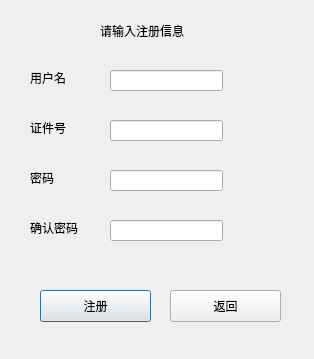
<?xml version="1.0" encoding="UTF-8"?>
<ui version="4.0">
 <class>registerDialog</class>
 <widget class="QDialog" name="registerDialog">
  <property name="geometry">
   <rect>
    <x>0</x>
    <y>0</y>
    <width>314</width>
    <height>359</height>
   </rect>
  </property>
  <property name="windowTitle">
   <string>Dialog</string>
  </property>
  <widget class="QLabel" name="label">
   <property name="geometry">
    <rect>
     <x>100</x>
     <y>20</y>
     <width>121</width>
     <height>21</height>
    </rect>
   </property>
   <property name="text">
    <string>请输入注册信息</string>
   </property>
  </widget>
  <widget class="QLabel" name="label_2">
   <property name="geometry">
    <rect>
     <x>30</x>
     <y>70</y>
     <width>57</width>
     <height>16</height>
    </rect>
   </property>
   <property name="text">
    <string>用户名</string>
   </property>
  </widget>
  <widget class="QLabel" name="label_3">
   <property name="geometry">
    <rect>
     <x>30</x>
     <y>120</y>
     <width>57</width>
     <height>16</height>
    </rect>
   </property>
   <property name="text">
    <string>证件号</string>
   </property>
  </widget>
  <widget class="QLabel" name="label_4">
   <property name="geometry">
    <rect>
     <x>30</x>
     <y>170</y>
     <width>57</width>
     <height>16</height>
    </rect>
   </property>
   <property name="text">
    <string>密码</string>
   </property>
  </widget>
  <widget class="QLabel" name="label_5">
   <property name="geometry">
    <rect>
     <x>30</x>
     <y>220</y>
     <width>57</width>
     <height>16</height>
    </rect>
   </property>
   <property name="text">
    <string>确认密码</string>
   </property>
  </widget>
  <widget class="QLineEdit" name="name">
   <property name="geometry">
    <rect>
     <x>110</x>
     <y>70</y>
     <width>113</width>
     <height>21</height>
    </rect>
   </property>
   <property name="text">
    <string/>
   </property>
  </widget>
  <widget class="QLineEdit" name="id">
   <property name="geometry">
    <rect>
     <x>110</x>
     <y>120</y>
     <width>113</width>
     <height>21</height>
    </rect>
   </property>
  </widget>
  <widget class="QLineEdit" name="password">
   <property name="geometry">
    <rect>
     <x>110</x>
     <y>170</y>
     <width>113</width>
     <height>21</height>
    </rect>
   </property>
   <property name="text">
    <string/>
   </property>
   <property name="echoMode">
    <enum>QLineEdit::PasswordEchoOnEdit</enum>
   </property>
  </widget>
  <widget class="QLineEdit" name="Rpassword">
   <property name="geometry">
    <rect>
     <x>110</x>
     <y>220</y>
     <width>113</width>
     <height>21</height>
    </rect>
   </property>
   <property name="text">
    <string/>
   </property>
   <property name="echoMode">
    <enum>QLineEdit::PasswordEchoOnEdit</enum>
   </property>
  </widget>
  <widget class="QPushButton" name="regButton">
   <property name="geometry">
    <rect>
     <x>40</x>
     <y>290</y>
     <width>111</width>
     <height>32</height>
    </rect>
   </property>
   <property name="text">
    <string>注册</string>
   </property>
  </widget>
  <widget class="QPushButton" name="returnButton">
   <property name="geometry">
    <rect>
     <x>170</x>
     <y>290</y>
     <width>111</width>
     <height>32</height>
    </rect>
   </property>
   <property name="text">
    <string>返回</string>
   </property>
  </widget>
 </widget>
 <resources/>
 <connections/>
</ui>
